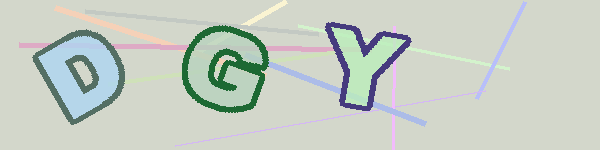
#> input picture test/image110.png, 600 x 150 px; its folder holds only this picture in this run
$ python -i preprocessing.py   (imports and definitions only)   (older library calls are emulated)
#> lines starting #> are read from the running program, lines starting #| are printed output that depends on the picture
import cv2
import os
import numpy as np
from scipy import ndimage


# [31 lines left out: function segment_image, not called in this run]


def show_image(img):
    cv2.imshow("mat", img)
    cv2.waitKey()


def denoise_img(img, kernel=np.ones((5, 5), np.float), sigma=0.5, erosion_iterations=1):
#> called with kernel = array of shape (5, 5), sigma = 0.5, erosion_iterations = 1
    v = img

    v = cv2.erode(v, kernel, iterations=erosion_iterations)
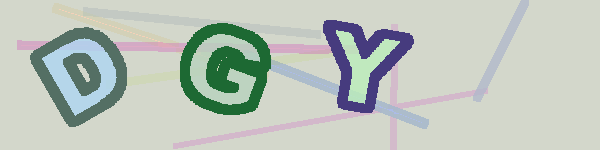
#> v: shape (150, 600, 3); mean R, G, B 188.5, 197, 187.9

    img_gray = cv2.GaussianBlur(v,(5,5),sigma,cv2.BORDER_ISOLATED)

    _, thresh = cv2.threshold(img_gray, 127, 255, cv2.THRESH_BINARY)
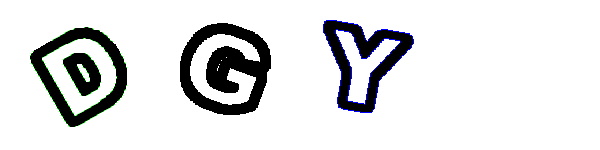
#> thresh: shape (150, 600, 3); mean R, G, B 222.2, 223, 223.8

    thresh = cv2.dilate(thresh, kernel, iterations=erosion_iterations)
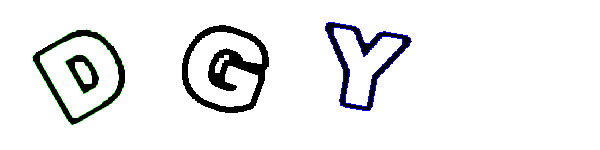
#> thresh: shape (150, 600, 3); mean R, G, B 236.7, 237.5, 238.2

    return thresh


# [33 lines left out: function load_images_from_folder, not called in this run]


# main fn##################################################################
# [10 lines not run here, left out]

>>> import cv2
>>> picture = cv2.cvtColor(cv2.imread('test/image110.png'), cv2.COLOR_BGR2RGB)
>>> result = denoise_img(picture)
